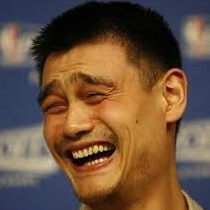
#> input picture Code/image_recover/images/YaoMing.jpg, 210 x 210 px
$ python model.py
#> lines starting #> are read from the running program, lines starting #| are printed output that depends on the picture
### Code/image_recover/processing.py
# -*- coding: utf-8 -*-
"""
@Time    : 2019/4/12 19:41
@Author  : QuYue
@File    : processing.py
@Software: PyCharm
Introduction: Processing the images
"""
#%% Import Packages
import matplotlib.image as mpimg
import matplotlib.pyplot as plt
import numpy as np
#%% Functions
# [4 lines left out: function rgb2gray, not called in this run]

def shuffle(image, axis=0, seed=None):
    # shuffle the image
    np.random.seed(seed=seed) # set the random seed
    index = np.arange(image.shape[axis])
    np.random.shuffle(index)
    # axis change
    image = image.swapaxes(axis, 0) # change the choosen axis to the first axis
    new_image = image[index, ...]   # shuffle the choosen axis
    new_image = new_image.swapaxes(axis, 0) # change the axis back
    return new_image, index

#%% Main Function
# [16 lines that do not run on import are left out]

### Code/image_recover/model.py
# -*- coding: utf-8 -*-
"""
@Time    : 2019/4/13 14:38
@Author  : QuYue
@File    : model.py
@Software: PyCharm
Introduction: the models for picture recover
"""
#%% Import Packages
import numpy as np
from numpy import linalg as la
#%% Models
class ImageRecover():
    # the image recover algorithms
    def __init__(self, image):
        """
        A class for recovering images which has been shuffled.
        Parameters
        ---------
            image: ndarray
                The image for calculation fluency. The dimension of this tensor can be :
                    (4)image_num * channels * row(be shuffled) * column
                    (3)image_num * row(be shuffled) * column
                    (2)row(be shuffled) * column
        """
        image = self.check(image)
        self.image = image                   # image(image_num * channels * row(be shuffled) * column)
        self.L = self.image.shape[2]      # the length of the shuffled axis

    def check(self, image):
        if len(image.shape) == 4:
            pass
        elif len(image.shape) == 3:
            image = image[:, np.newaxis, ...]
        elif len(image.shape) == 2:
            image = image[np.newaxis, np.newaxis, ...]
        else:
            print('Please input the right image(image_num * channels * row(be shuffled) * column)')
            image = None
        return image

    def distance_cal(self, vector, matrix):
        # calculate the distance between the vector to every rows from the matrix (vector:(n,), matrix:(i, n))
        if len(matrix.shape) == 1:         # if matrix is a vector
            matrix = matrix[np.newaxis, :] # add a axis
        distance = np.sum((vector - matrix) ** 2, axis=1)
        return distance

    def update(self, flag='first'):
        # update the memory
        if len(self.unused) == 0: # if 'unused' has no element（the recover is over）
            return None
        if flag == 'first': # find the closest row with the first row from the 'unused'
            dis = self.distance_cal(self.feature[self.used[0], :], self.feature[self.unused, :])
            ind = np.argmin(dis)
            self.memory[0], self.memory[2] = self.unused[ind], dis[ind] # update the memory
        elif flag == 'last': # find the closest row with the last row from the 'unused'
            dis = self.distance_cal(self.feature[self.used[-1], :], self.feature[self.unused, :])
            ind = np.argmin(dis)
            self.memory[1], self.memory[3] = self.unused[ind], dis[ind]  # update the memory
        else:
            print('flag = first or last')

    def greed(self, seed=None):
        np.random.seed(seed=seed)  # set the random seed
        self.used = []                    # used row
        self.unused = list(range(self.L)) # unused row
        first = np.random.randint(self.L) # choose one row randomly
        self.used.append(first)
        self.unused.remove(first)
        self.memory = [1, 1, 1, 1] # the memory is [the index of the closest row with the first ，the index of the closest row with the last，
                                   # the distance between the closest row to the first， the distance between the closest row to the last]
        self.update('first')
        self.update('last')
        first, last = self.used[0], self.used[-1] # the first row, the last row
        for i in range(self.L - 1):
            if self.memory[2] < self.memory[3]: # update the first row
                self.used.insert(0, self.memory[0])
                self.unused.remove(self.memory[0])
                self.update('first')
                first = self.used[0]
                if first == self.memory[1]:
                    self.update('last')
            else:
                self.used.append(self.memory[1]) # update the last row
                self.unused.remove(self.memory[1])
                self.update('last')
                last = self.used[-1]
                if last == self.memory[0]:
                    self.update('first')
        return self.used

    def svd_imsort(self, seed=None):
        new_image, index = self.svd_greed(u_num=1, seed=seed)
        return new_image, index

    def svd_greed(self, u_num=3, seed=None):
        if u_num == 0:
            return self.image
        feature = []
        for img in self.image:
            img = np.hstack(img) # channels stack
            u, sigma, vt = la.svd(img)
            feature.append(u[:, :u_num])
        self.feature = np.hstack(feature)
        index = self.greed(seed)
        new_image = self.image[:, :, index, :]
        return new_image, index

    def direct_greed(self, seed=None):
        self.feature = np.hstack(np.vstack(self.image))
        index = self.greed(seed)
        new_image = self.image[:, :, index, :]
        return new_image, index


#%% Main Function
if __name__ == '__main__':
    import matplotlib.pyplot as plt
    import matplotlib.image as mpimg
    import processing
    #%% Arguments
    path = './images/'
    file = ['YaoMing.jpg', 'Kim.jpg', 'Hanazawa.jpg']
    num = len(file)
    # %% Read images
    plt.figure(1, figsize=(num * 2, 8))
    images = []
    for i in range(num):
        img = mpimg.imread(path + file[i])
#> img is the input picture: shape (210, 210, 3); mean R, G, B 108.5, 82.3, 61.3
        images.append(img)
        plt.subplot(5, num, i+1)
        plt.imshow(img)
        plt.title(file[i].split('.')[0])
        plt.axis('off')
    #%% Shuffled
    images = np.array(images)
    images = images.transpose(0, 3, 1, 2)
    images, _ = processing.shuffle(images, 2)
    for i in range(num):
        img_s = images[i].transpose(1, 2, 0)
        plt.subplot(5, num, i+num+1)
        plt.imshow(img_s)
        plt.title('Shuffled')
        plt.axis('off')
#> this loop made 3 passes
#> pass 1, `img_s = images[i].transpose(1, 2, 0)`:
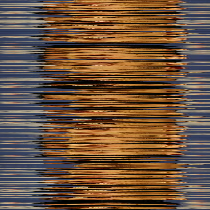
#> img_s: shape (210, 210, 3); mean of channels 0, 1, 2 108.5, 82.3, 61.3; drawn as R, G, B
    #%% SVD imsort
    recover = ImageRecover(images)
    images_r0, _ = recover.svd_imsort()
#> the loop in svd_greed, `for img in self.image:` made 3 passes
#> pass 1, in svd_greed, `u, sigma, vt = la.svd(img)`:
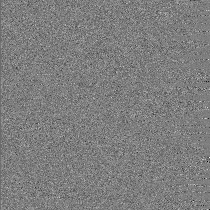
#> u: shape (210, 210) float64; min -0.509, max 0.518, mean -0.000313; drawn with min black and max white
#> pass 1, in svd_greed, `u, sigma, vt = la.svd(img)`:
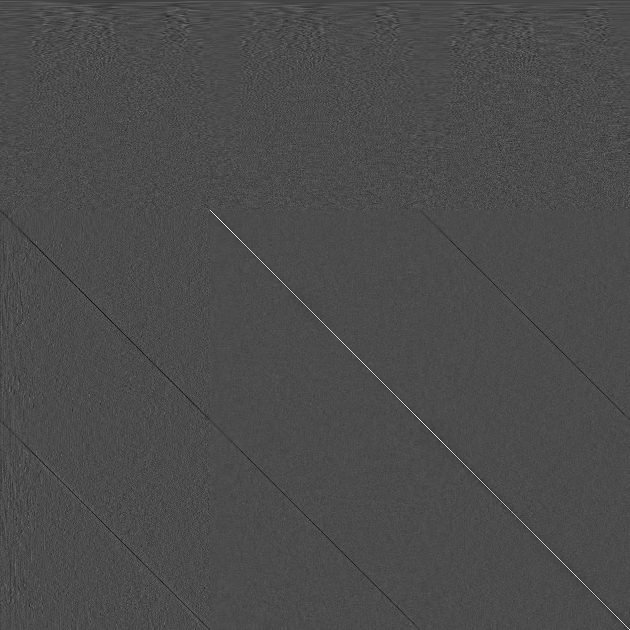
#> vt: shape (630, 630) float64; min -0.376, max 0.889, mean -3.38e-05; drawn with min black and max white
#> pass 2, in svd_greed, `img = np.hstack(img)`:
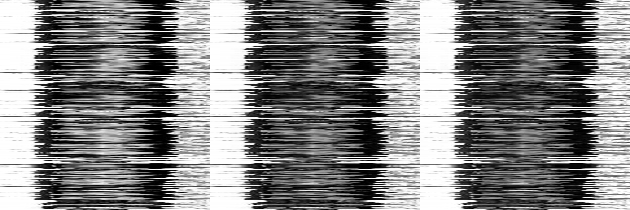
#> img: shape (210, 630); min 0, max 255, mean 129.6
#> after the loop in svd_greed, `for img in self.image:`: feature = 3 items
#> in svd_greed, `self.feature = np.hstack(feature)`: self.feature = 210 rows, first 8: [-0.0646, -0.0644, -0.0619], [-0.0783, -0.0604, -0.0445], [-0.0569, -0.0585, -0.0541], [-0.0867, -0.0723, -0.0654], [-0.088, -0.075, -0.075], [-0.0853, -0.0758, -0.0692], [-0.0862, -0.0733, -0.0944], [-0.0673, -0.0634, -0.0487]
#> in distance_cal, `distance = np.sum((vector - matrix) ** 2, axis=1)`: distance = 209 values, max 0.00394 at index 112, min 1.07e-05 at index 204, mean 0.00217
#> in update, `dis = self.distance_cal(self.feature[self.used[0], :], self.feature[se..`: dis has the same summary as distance in distance_cal
#> in update, `ind = np.argmin(dis)`: ind = 204
#> the loop in greed, `for i in range(self.L - 1):` made 209 passes
#> first on passes 2, 3, 7, 12, 27, 28, 29, 30, 31, 32, 33, 34: 185, 47, 23, 43, 117, 155, 83, 202, 94, 86, 189, 102
#> last on passes 1, 4, 5, 6, 8, 9: 205, 200, 82, 45, 169, 161
#> after the loop in greed, `for i in range(self.L - 1):`: self.unused = []; self.used = 210 values, max 209 at index 194, min 0 at index 56, mean 104.5
#> in svd_greed, `index = self.greed(seed)`: index has the same summary as self.used in greed
#> in svd_imsort, `new_image, index = self.svd_greed(u_num=1, seed=seed)`: index has the same summary as self.used in greed
    for i in range(num):
        img_r = images_r0[i].transpose(1, 2, 0)
        plt.subplot(5, num, i+num*2+1)
        plt.imshow(img_r)
        plt.title('SVD imsort')
        plt.axis('off')
    #%% Direct greed
    recover = ImageRecover(images)
    images_r1, _ = recover.direct_greed()
#> in direct_greed, `self.feature = np.hstack(np.vstack(self.image))`:
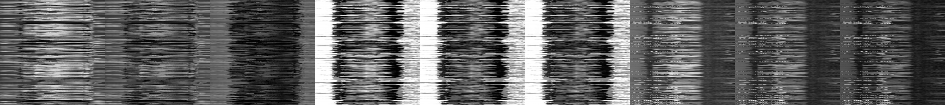
#> self.feature: shape (210, 1890) (shown at 1/2 size); min 0, max 255, mean 96.2
#> the loop in greed (call 2), `for i in range(self.L - 1):` made 209 passes
#> last on passes 2, 4, 5, 13, 14, 34, 35, 36, 37, 38, 39, 40: 173, 132, 149, 73, 140, 171, 41, 158, 151, 133, 78, 125
#> first on passes 3, 6, 7, 8, 9, 10: 137, 16, 184, 0, 166, 165
#> in direct_greed, `index = self.greed(seed)`: index = 210 values, max 209 at index 199, min 0 at index 23, mean 104.5
    for i in range(num):
        img_r = images_r1[i].transpose(1, 2, 0)
        plt.subplot(5, num, i+num*3+1)
        plt.imshow(img_r)
        plt.title('Direct greed')
        plt.axis('off')
    #%% SVD greed
    images_r2, _ = recover.svd_greed(u_num=10)
#> call 2 of svd_greed, with u_num = 10
#> the loop in svd_greed (call 2), `for img in self.image:` made 3 passes
#> in svd_greed (call 2), `self.feature = np.hstack(feature)`:
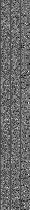
#> self.feature: shape (210, 30) float64; min -0.234, max 0.31, mean -0.00673; drawn with min black and max white
#> in svd_greed (call 2), `index = self.greed(seed)`: index = 210 values, max 209 at index 197, min 0 at index 24, mean 104.5
    for i in range(num):
        img_r = images_r2[i].transpose(1, 2, 0)
        plt.subplot(5, num, i+num*4+1)
        plt.imshow(img_r)
        plt.title('SVD greed')
        plt.axis('off')
#> this loop made 3 passes
#> pass 3, `img_r = images_r2[i].transpose(1, 2, 0)`:
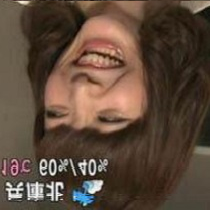
#> img_r: shape (210, 210, 3); mean of channels 0, 1, 2 93.2, 73.2, 58.8; drawn as R, G, B
    plt.show()
